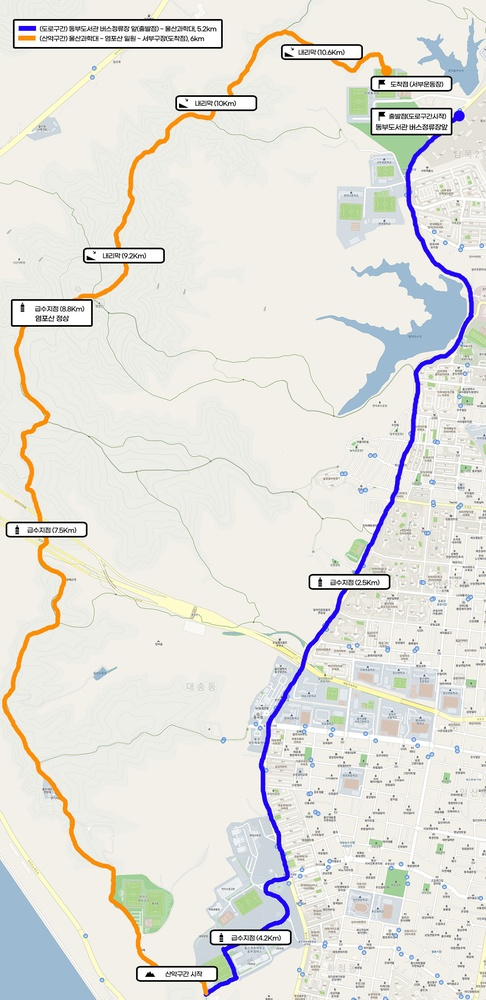
#> input picture model B/marathon-path-seg/data/test/images/test001.jpg, 486 x 1000 px, shrunk from 1200 x 2467 before the run
$ python 08_path_extract.py --image '../../../model B/marathon-path-seg/data/test/images/test001.jpg'
#> lines starting #> are read from the running program, lines starting #| are printed output that depends on the picture; after the words box and inside, x2 and y2 are one past the last pixel; in counts of white or black regions, pixels touching at a corner belong together
"""08_path_extract.py — Orange Path Extraction + Skeletonization

Isolates the orange dashed marathon route from the schematic image,
reduces it to a 1-pixel centreline, orders the centreline pixels into a
continuous traversal sequence, and subsamples to a target waypoint count.

Algorithm
---------
1. HSV colour thresholding — two bands cover orange (≈H 5-25) and
   orange-red wrap-around (≈H 160-180).  Thresholds are CLI-configurable.
2. Morphological closing — bridges the dashes of a dashed line.
3. Morphological opening — removes tiny noise specks.
4. Largest connected component — discards arrows, labels, decorations.
5. Zhang-Suen skeletonization (skimage; falls back to iterative erosion).
6. 8-connected path ordering — greedy walk from an endpoint; KDTree
   nearest-neighbour gap bridging at dead-ends.
7. Uniform subsampling to ``--subsample`` waypoints.

Inputs
------
--image      Marathon schematic image (Image A)
--hue-lo1    Lower hue bound, primary orange band  [0–180] (default: 5)
--hue-hi1    Upper hue bound, primary orange band           (default: 25)
--hue-lo2    Lower hue bound, red-orange wrap-around        (default: 160)
--hue-hi2    Upper hue bound, red-orange wrap-around        (default: 180)
--sat-lo     Minimum saturation                             (default: 100)
--val-lo     Minimum brightness value                       (default: 80)
--close-px   Closing-kernel radius in px (bridges dashes)   (default: 15)
--subsample  Target waypoint count after ordering           (default: 500)
--output-dir Output directory

Outputs
-------
<output-dir>/<stem>_orange_mask.png      — binary segmentation result
<output-dir>/<stem>_skeleton.png         — 1-px centreline
<output-dir>/<stem>_skeleton_path.json   — ordered {px, py} waypoints
<output-dir>/<stem>_path_visualized.png  — extracted path overlaid on image
"""

from __future__ import annotations

import argparse
import json
from pathlib import Path

import cv2
import numpy as np


# ---------------------------------------------------------------------------
# Segmentation
# ---------------------------------------------------------------------------

def segment_orange(
    bgr: np.ndarray,
    hue_lo1: int, hue_hi1: int,
    hue_lo2: int, hue_hi2: int,
    sat_lo: int,
    val_lo: int,
) -> np.ndarray:
    """
    Return a uint8 binary mask of orange pixels using two HSV hue bands.

    Two bands are needed because OpenCV's H-channel wraps at 180:
      Band 1: pure orange       (H ≈  5–25)
      Band 2: orange-red wrap   (H ≈ 160–180)
    """
    hsv = cv2.cvtColor(bgr, cv2.COLOR_BGR2HSV)

    mask1 = cv2.inRange(hsv,
                        np.array([hue_lo1, sat_lo, val_lo], np.uint8),
                        np.array([hue_hi1, 255,    255],    np.uint8))
    mask2 = cv2.inRange(hsv,
                        np.array([hue_lo2, sat_lo, val_lo], np.uint8),
                        np.array([hue_hi2, 255,    255],    np.uint8))
    return cv2.bitwise_or(mask1, mask2)


def clean_mask(mask: np.ndarray, close_px: int) -> np.ndarray:
    """
    Morphological closing (bridges dashes) followed by opening (noise removal).
    """
    diameter = 2 * close_px + 1
    k_close = cv2.getStructuringElement(cv2.MORPH_ELLIPSE, (diameter, diameter))
    k_open  = cv2.getStructuringElement(cv2.MORPH_ELLIPSE, (3, 3))
    closed  = cv2.morphologyEx(mask, cv2.MORPH_CLOSE, k_close)
    return cv2.morphologyEx(closed, cv2.MORPH_OPEN, k_open)


def largest_component(mask: np.ndarray) -> np.ndarray:
    """
    Keep only the largest 8-connected foreground component.
    Discards isolated arrows, distance markers, and label blobs.
    """
    n_labels, labels, stats, _ = cv2.connectedComponentsWithStats(
        mask, connectivity=8
    )
    if n_labels <= 1:
        return mask

    # stats[:,CC_STAT_AREA] includes background at index 0; skip it
    biggest_label = int(np.argmax(stats[1:, cv2.CC_STAT_AREA])) + 1
    return (labels == biggest_label).astype(np.uint8) * 255


# ---------------------------------------------------------------------------
# Skeletonization
# ---------------------------------------------------------------------------

def skeletonize(mask: np.ndarray) -> np.ndarray:
    """
    Reduce the binary mask to a 1-pixel centreline.

    Primary method: scikit-image Zhang-Suen algorithm.
    Fallback: iterative morphological thinning (no dependency required).
    """
    try:
        from skimage.morphology import skeletonize as _sk
        skel = _sk(mask > 0)
        return skel.astype(np.uint8) * 255
    except ImportError:
        pass

    # Iterative erosion fallback (primitive; produces slightly thicker lines)
    skel   = np.zeros_like(mask)
    temp   = mask.copy()
    kernel = cv2.getStructuringElement(cv2.MORPH_CROSS, (3, 3))
    while True:
        eroded  = cv2.erode(temp, kernel)
        dilated = cv2.dilate(eroded, kernel)
        sub     = cv2.subtract(temp, dilated)
        skel    = cv2.bitwise_or(skel, sub)
        temp    = eroded
        if cv2.countNonZero(temp) == 0:
            break
    return skel


# ---------------------------------------------------------------------------
# Path ordering
# ---------------------------------------------------------------------------

def _build_adjacency(pts_set: set) -> dict:
    """8-connected adjacency dict.  O(8 N) with O(1) set membership."""
    adj: dict = {}
    for (x, y) in pts_set:
        adj[(x, y)] = [
            (x + dx, y + dy)
            for dy in (-1, 0, 1)
            for dx in (-1, 0, 1)
            if (dx, dy) != (0, 0) and (x + dx, y + dy) in pts_set
        ]
    return adj


def order_skeleton(skel: np.ndarray) -> list[tuple[int, int]]:
    """
    Order skeleton pixels into a single traversal path.

    Strategy
    --------
    1. Build 8-connected adjacency (O(N)).
    2. Find degree-1 endpoint pixels; start from one.
    3. Greedy walk: among unvisited neighbours pick the one with the
       fewest own unvisited neighbours (prefers path continuation over
       branching into a dead-end).
    4. At dead-ends: find the nearest unvisited pixel via KDTree and
       jump to it (handles small gaps in the skeleton).
    """
    ys, xs = np.where(skel > 0)
    if len(ys) == 0:
        return []

    all_pts  = set(zip(xs.tolist(), ys.tolist()))
    adj      = _build_adjacency(all_pts)
    unvisited: set = set(all_pts)

    endpoints = [p for p, nbrs in adj.items() if len(nbrs) == 1]
    start     = endpoints[0] if endpoints else next(iter(all_pts))

    ordered: list[tuple[int, int]] = [start]
    unvisited.discard(start)

    # KDTree for efficient gap-bridging nearest-neighbour queries
    try:
        from scipy.spatial import KDTree as _KDTree
        _use_kdtree = True
    except ImportError:
        _use_kdtree = False

    all_arr = np.array(sorted(all_pts), dtype=np.int32)  # (N, 2) as [x, y]

    while unvisited:
        cur         = ordered[-1]
        unvis_nbrs  = [n for n in adj[cur] if n in unvisited]

        if unvis_nbrs:
            # Prefer the neighbour that keeps us on a straight path
            nxt = min(unvis_nbrs,
                      key=lambda n: sum(1 for m in adj[n] if m in unvisited))
            ordered.append(nxt)
            unvisited.discard(nxt)
        else:
            # Dead-end: jump to the nearest unvisited pixel
            uv_list = list(unvisited)
            uv_arr  = np.array(uv_list, dtype=np.int32)

            if _use_kdtree:
                from scipy.spatial import KDTree
                dist, idx = KDTree(uv_arr).query(np.array(cur, dtype=np.int32))
                nearest = tuple(uv_arr[idx].tolist())
            else:
                cx, cy  = cur
                nearest = min(uv_list,
                              key=lambda p: (p[0] - cx) ** 2 + (p[1] - cy) ** 2)

            ordered.append(nearest)
            unvisited.discard(nearest)

    return ordered


def subsample(path: list[tuple[int, int]], target: int) -> list[tuple[int, int]]:
    """Uniformly subsample an ordered path to at most *target* points."""
    n = len(path)
    if n <= target:
        return path
    idx = [int(round(i * (n - 1) / (target - 1))) for i in range(target)]
    return [path[i] for i in idx]


# ---------------------------------------------------------------------------
# Visualisation
# ---------------------------------------------------------------------------

def draw_overlay(
    image: np.ndarray,
    path: list[tuple[int, int]],
) -> np.ndarray:
    vis = image.copy()
    if not path:
        return vis
    pts = np.array(path, dtype=np.int32).reshape(-1, 1, 2)
    cv2.polylines(vis, [pts], isClosed=False, color=(0, 0, 255),
                  thickness=3, lineType=cv2.LINE_AA)
    cv2.circle(vis, path[0],  9, (0, 220, 0),   -1)   # green = start
    cv2.circle(vis, path[-1], 9, (255, 50, 50),  -1)   # blue  = end
    return vis


# ---------------------------------------------------------------------------
# CLI
# ---------------------------------------------------------------------------

def _build_parser() -> argparse.ArgumentParser:
    p = argparse.ArgumentParser(
        description="Segment the orange marathon path and extract an ordered skeleton."
    )
    p.add_argument("--image",     required=True, help="Marathon schematic image path")
    p.add_argument("--hue-lo1",  type=int, default=5,   help="Primary orange lower hue  (default: 5)")
    p.add_argument("--hue-hi1",  type=int, default=25,  help="Primary orange upper hue  (default: 25)")
    p.add_argument("--hue-lo2",  type=int, default=160, help="Red-orange wrap lower hue (default: 160)")
    p.add_argument("--hue-hi2",  type=int, default=180, help="Red-orange wrap upper hue (default: 180)")
    p.add_argument("--sat-lo",   type=int, default=100, help="Min saturation            (default: 100)")
    p.add_argument("--val-lo",   type=int, default=80,  help="Min brightness            (default: 80)")
    p.add_argument("--close-px", type=int, default=15,
                   help="Closing radius in px to bridge dashes (default: 15)")
    p.add_argument("--subsample", type=int, default=500,
                   help="Target waypoint count after ordering (default: 500)")
    p.add_argument("--output-dir", default="./path-to-gpx/output/07.path_extract/",
                   help="Output directory (default: ./path-to-gpx/output/07.path_extract/)")
    return p


def main() -> int:
    args = _build_parser().parse_args()

    image_path = Path(args.image)
    if not image_path.exists():
        print(f"[ERROR] image not found: {image_path}")
        return 1

    output_dir = Path(args.output_dir)
    output_dir.mkdir(parents=True, exist_ok=True)
    stem = image_path.stem

    print(f"[INFO] loading image: {image_path}")
    image = cv2.imread(str(image_path), cv2.IMREAD_COLOR)
#> image is the input picture: shape (1000, 486, 3); mean B, G, R 222.2, 227.7, 228.3
    if image is None:
        print("[ERROR] cv2.imread failed — check the file path.")
        return 1
    h, w = image.shape[:2]
    print(f"[INFO] image size: {w}×{h}")
#| [INFO] image size: 486×1000

    # ---- Segmentation --------------------------------------------------------
    print("[INFO] segmenting orange pixels …")
    raw_mask = segment_orange(
        image,
        args.hue_lo1, args.hue_hi1,
        args.hue_lo2, args.hue_hi2,
        args.sat_lo,  args.val_lo,
    )
#> in segment_orange, `mask1 = cv2.inRange(hsv, np.array([hue_lo1, sat_lo, val_lo], np.uint8)..`:
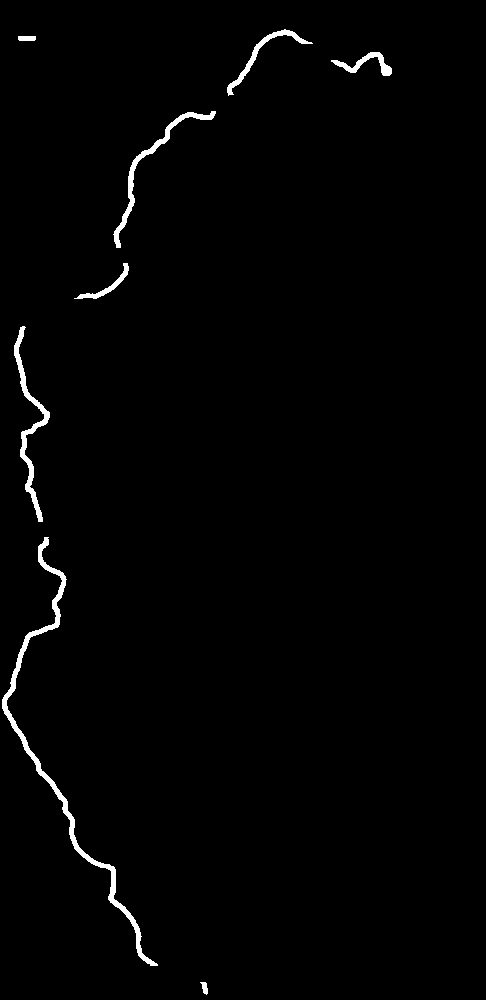
#> mask1: shape (1000, 486); 1.3% white; 8 white regions, largest, box (x1, y1, x2, y2) and area: (2, 537, 158, 966) 2724, (14, 326, 50, 522) 1181, (113, 111, 216, 248) 1014
#> in segment_orange, `mask2 = cv2.inRange(hsv, np.array([hue_lo2, sat_lo, val_lo], np.uint8)..`:
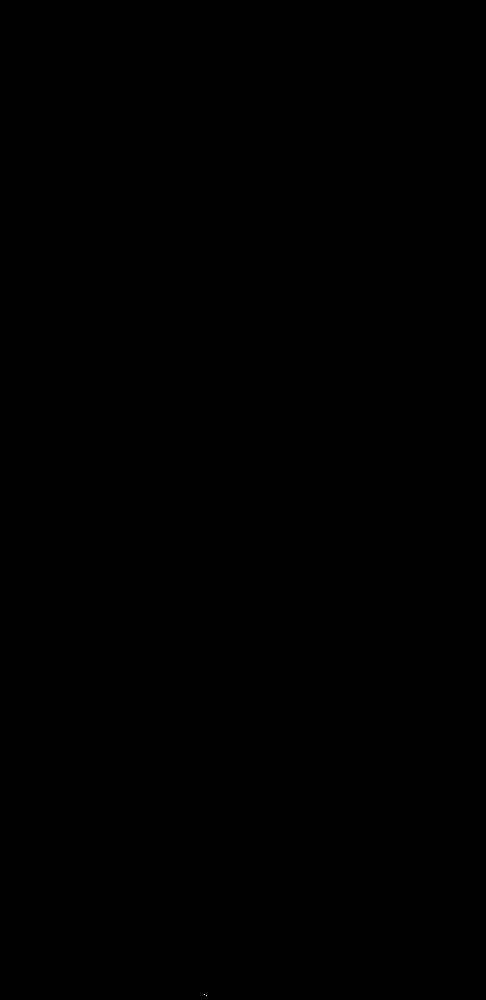
#> mask2: shape (1000, 486); 0% white in thin lines or dots, all inside (x1, y1, x2, y2) = (204, 994, 207, 996)
    raw_px = int(np.count_nonzero(raw_mask))
#> raw_px = 6447
    print(f"  raw orange pixels: {raw_px}")
#|   raw orange pixels: 6447

    if raw_px == 0:
        print(
            "[ERROR] no orange pixels detected.\n"
            "  Adjust --hue-lo1/--hue-hi1 (default 5-25) and --sat-lo/--val-lo.\n"
            "  Tip: inspect the image in an HSV colour picker to find the exact hue."
        )
        return 1

    cleaned = clean_mask(raw_mask, args.close_px)
#> in clean_mask, `closed  = cv2.morphologyEx(mask, cv2.MORPH_CLOSE, k_close)`:
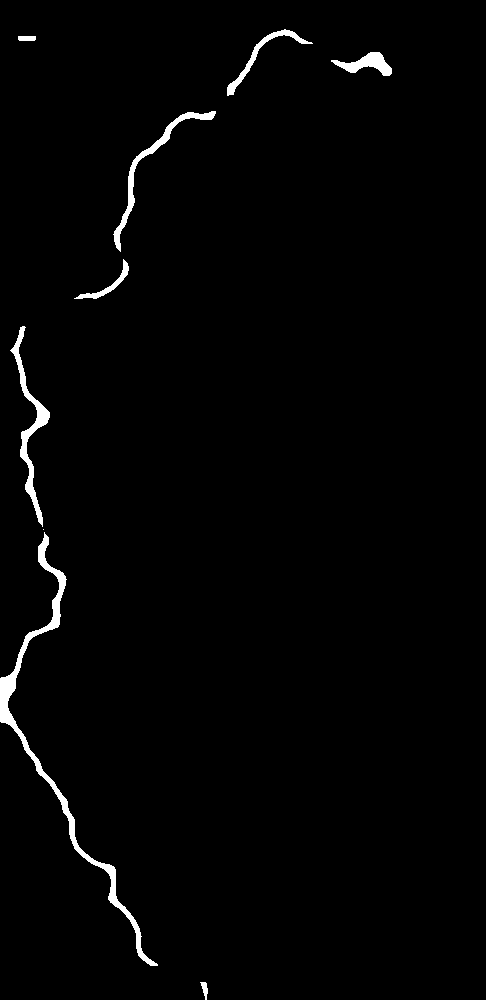
#> closed: shape (1000, 486); 1.6% white; 9 white regions (1 under 20 px), largest, box (x1, y1, x2, y2) and area: (0, 532, 158, 966) 3347, (10, 326, 50, 527) 1385, (113, 111, 216, 252) 1127
    print(f"  after closing+opening: {int(np.count_nonzero(cleaned))} px")
#|   after closing+opening: 7628 px

    main_blob = largest_component(cleaned)
#> in largest_component, `n_labels, labels, stats, _ = cv2.connectedComponentsWithStats( mask, c..`: n_labels = 9; stats = [[0, 0, 486, 1000, 478372], [227, 29, 82, 67, 623], [18, 36, 18, 5, 86], [332, 52, 60, 24, 657], [113, 111, 103, 140, 1123], [77, 260, 52, 39, 347], [10, 326, 40, 199, 1381], [0, 534, 158, 432, 3342], [201, 982, 7, 15, 69]]
#> in largest_component, `biggest_label = int(np.argmax(stats[1:, cv2.CC_STAT_AREA])) + 1`: biggest_label = 7
#> in largest_component, `return (labels == biggest_label).astype(np.uint8) * 255`:
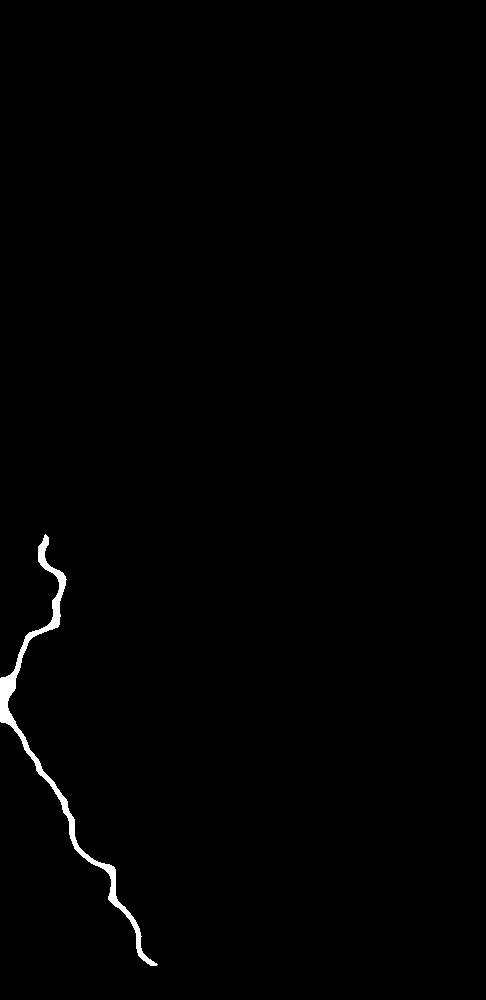
#> returned value: shape (1000, 486); 0.69% white; 1 white region, box (x1, y1, x2, y2) and area: (0, 534, 158, 966) 3342
    print(f"  largest component:     {int(np.count_nonzero(main_blob))} px")
#|   largest component:     3342 px

    mask_path_out = output_dir / f"{stem}_orange_mask.png"
    cv2.imwrite(str(mask_path_out), main_blob)
    print(f"  mask → {mask_path_out.name}")

    # ---- Skeletonization -----------------------------------------------------
    print("[INFO] skeletonizing (Zhang-Suen) …")
    skel = skeletonize(main_blob)
#> in skeletonize, `skel = _sk(mask > 0)`:
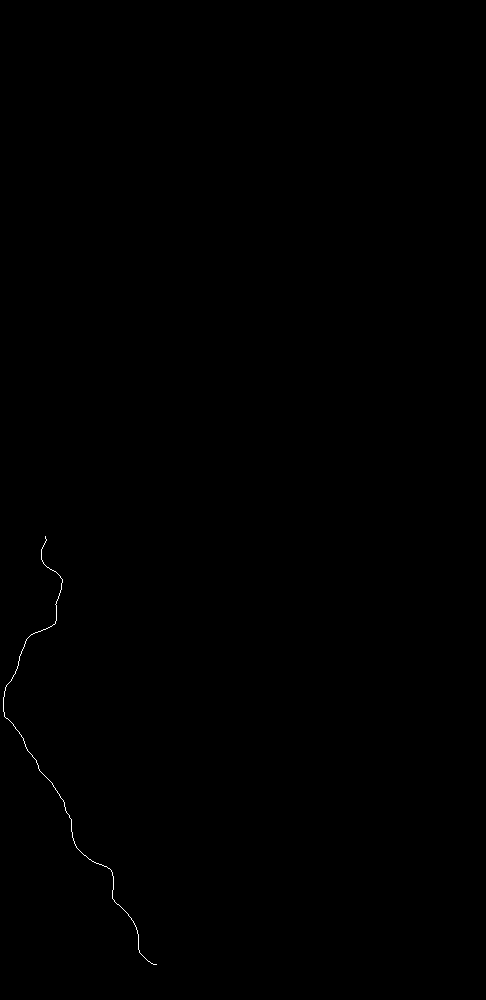
#> skel: shape (1000, 486) bool; 0.1% white in thin lines or dots, all inside (x1, y1, x2, y2) = (3, 536, 157, 965)
    skel_px = int(np.count_nonzero(skel))
#> skel_px = 465
    print(f"  skeleton pixels: {skel_px}")
#|   skeleton pixels: 465

    skel_img_path = output_dir / f"{stem}_skeleton.png"
    cv2.imwrite(str(skel_img_path), skel)
    print(f"  skeleton → {skel_img_path.name}")

    if skel_px < 10:
        print(
            "[ERROR] skeleton is nearly empty after skeletonization.\n"
            "  The segmentation mask may be too noisy or fragmented.\n"
            "  Try increasing --close-px."
        )
        return 1

    # ---- Path ordering -------------------------------------------------------
    print("[INFO] ordering skeleton pixels into a traversal path …")
    ordered = order_skeleton(skel)
#> in order_skeleton, `ys, xs = np.where(skel > 0)`: ys = 465 values from 536 to 964; xs = 465 values, max 156 at index 464, min 3 at index 178, mean 62.87
#> in order_skeleton, `all_pts  = set(zip(xs.tolist(), ys.tolist()))`: all_pts = 465 items
#> in order_skeleton, `endpoints = [p for p, nbrs in adj.items() if len(nbrs) == 1]`: endpoints = [(156, 964), (45, 536)]
#> in order_skeleton, `start     = endpoints[0] if endpoints else next(iter(all_pts))`: start = (156, 964)
#> in order_skeleton, `ordered: list[tuple[int, int]] = [start]`: ordered = [(156, 964)]
#> in order_skeleton, `all_arr = np.array(sorted(all_pts), dtype=np.int32)`: all_arr = 465 pairs, first value 3 to 156, second value 536 to 964
#> the loop in order_skeleton, `while unvisited:` made 464 passes
#> (cur, nxt) on passes 1 to 8: ((156, 964), (155, 964)), ((155, 964), (154, 964)), ((154, 964), (153, 964)), ((153, 964), (152, 963)), ((152, 963), (151, 963)), ((151, 963), (150, 962)), ((150, 962), (149, 961)), ((149, 961), (148, 961))
#> after the loop in order_skeleton, `while unvisited:`: ordered has the same summary as all_arr
#> ordered has the same summary as all_arr in order_skeleton
    print(f"  ordered pixels: {len(ordered)}")
#|   ordered pixels: 465

    waypoints = subsample(ordered, args.subsample)
#> in subsample, `n = len(path)`: n = 465
#> waypoints has the same summary as all_arr in order_skeleton
    print(f"  subsampled to:  {len(waypoints)} waypoints")
#|   subsampled to:  465 waypoints

    json_out = output_dir / f"{stem}_skeleton_path.json"
    json_out.write_text(json.dumps({
        "image":               str(image_path),
        "image_width":         w,
        "image_height":        h,
        "total_skeleton_px":   skel_px,
        "ordered_px":          len(ordered),
        "waypoint_count":      len(waypoints),
        "segmentation_params": {
            "hue_lo1": args.hue_lo1, "hue_hi1": args.hue_hi1,
            "hue_lo2": args.hue_lo2, "hue_hi2": args.hue_hi2,
            "sat_lo":  args.sat_lo,  "val_lo":  args.val_lo,
            "close_px": args.close_px,
        },
        "waypoints": [{"px": int(x), "py": int(y)} for x, y in waypoints],
    }, ensure_ascii=False, indent=2), encoding="utf-8")
    print(f"  path JSON → {json_out.name}")

    # ---- Visualisation -------------------------------------------------------
    vis = draw_overlay(image, waypoints)
#> in draw_overlay, `pts = np.array(path, dtype=np.int32).reshape(-1, 1, 2)`: pts = contour of 465 points, box (x1, y1, x2, y2) (3, 536, 157, 965), area 16692
#> in draw_overlay, `cv2.circle(vis, path[-1], 9, (255, 50, 50),  -1)`:
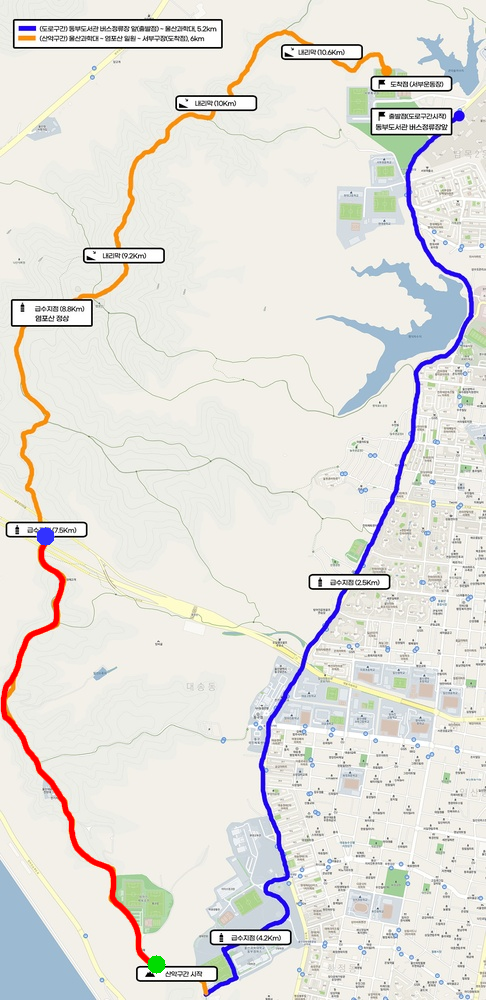
#> vis: shape (1000, 486, 3); mean B, G, R 221.8, 226.7, 228.2
    vis_path = output_dir / f"{stem}_path_visualized.png"
    cv2.imwrite(str(vis_path), vis)
    print(f"  visualisation → {vis_path.name}")

    print(f"\n[DONE] {len(waypoints)} waypoints → {json_out}")
#| [DONE] 465 waypoints → path-to-gpx/output/07.path_extract/test001_skeleton_path.json
    return 0


if __name__ == "__main__":
    raise SystemExit(main())
#> (the program exits here)
